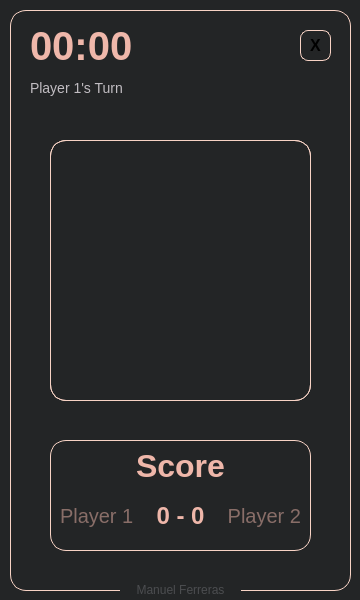
<?xml version="1.0" encoding="UTF-8"?>
<ui version="4.0">
 <class>game</class>
 <widget class="QWidget" name="game">
  <property name="geometry">
   <rect>
    <x>0</x>
    <y>0</y>
    <width>360</width>
    <height>600</height>
   </rect>
  </property>
  <property name="minimumSize">
   <size>
    <width>360</width>
    <height>600</height>
   </size>
  </property>
  <property name="maximumSize">
   <size>
    <width>360</width>
    <height>600</height>
   </size>
  </property>
  <property name="windowTitle">
   <string>Sudoku</string>
  </property>
  <property name="styleSheet">
   <string notr="true">background: rgb(35, 37, 38);</string>
  </property>
  <widget class="QFrame" name="frame">
   <property name="geometry">
    <rect>
     <x>10</x>
     <y>10</y>
     <width>341</width>
     <height>581</height>
    </rect>
   </property>
   <property name="styleSheet">
    <string notr="true">border: 1px solid rgb(248, 211, 197);
background: transparent;
border-radius: 16px;</string>
   </property>
   <property name="frameShape">
    <enum>QFrame::StyledPanel</enum>
   </property>
   <property name="frameShadow">
    <enum>QFrame::Raised</enum>
   </property>
   <widget class="QLabel" name="turnLabel">
    <property name="geometry">
     <rect>
      <x>20</x>
      <y>70</y>
      <width>351</width>
      <height>16</height>
     </rect>
    </property>
    <property name="styleSheet">
     <string notr="true">font-size: 14px;
background: transparent;
border: none;
color: rgb(193, 189, 194);</string>
    </property>
    <property name="text">
     <string>Player 1's Turn</string>
    </property>
   </widget>
   <widget class="QLabel" name="timeLabel">
    <property name="geometry">
     <rect>
      <x>20</x>
      <y>20</y>
      <width>361</width>
      <height>31</height>
     </rect>
    </property>
    <property name="styleSheet">
     <string notr="true">font-size: 40px;
font-weight: bold;
color: rgb(239, 183, 170);
background: transparent;
border: none;</string>
    </property>
    <property name="text">
     <string>00:00</string>
    </property>
   </widget>
   <widget class="QFrame" name="board">
    <property name="geometry">
     <rect>
      <x>40</x>
      <y>130</y>
      <width>261</width>
      <height>261</height>
     </rect>
    </property>
    <property name="styleSheet">
     <string notr="true"/>
    </property>
    <property name="frameShape">
     <enum>QFrame::StyledPanel</enum>
    </property>
    <property name="frameShadow">
     <enum>QFrame::Raised</enum>
    </property>
    <widget class="QWidget" name="gridLayoutWidget">
     <property name="geometry">
      <rect>
       <x>0</x>
       <y>0</y>
       <width>261</width>
       <height>261</height>
      </rect>
     </property>
     <layout class="QGridLayout" name="boardTiles">
      <property name="spacing">
       <number>0</number>
      </property>
     </layout>
    </widget>
   </widget>
   <widget class="QFrame" name="board_2">
    <property name="geometry">
     <rect>
      <x>40</x>
      <y>430</y>
      <width>261</width>
      <height>111</height>
     </rect>
    </property>
    <property name="styleSheet">
     <string notr="true"/>
    </property>
    <property name="frameShape">
     <enum>QFrame::StyledPanel</enum>
    </property>
    <property name="frameShadow">
     <enum>QFrame::Raised</enum>
    </property>
    <widget class="QLabel" name="scoreTitle">
     <property name="geometry">
      <rect>
       <x>-50</x>
       <y>10</y>
       <width>361</width>
       <height>31</height>
      </rect>
     </property>
     <property name="styleSheet">
      <string notr="true">font-size: 32px;
font-weight: bold;
color: rgb(239, 183, 170);
background: transparent;
border: none;</string>
     </property>
     <property name="text">
      <string>Score</string>
     </property>
     <property name="alignment">
      <set>Qt::AlignCenter</set>
     </property>
    </widget>
    <widget class="QLabel" name="playerOneName">
     <property name="geometry">
      <rect>
       <x>10</x>
       <y>60</y>
       <width>111</width>
       <height>31</height>
      </rect>
     </property>
     <property name="styleSheet">
      <string notr="true">font-size: 20px;
color: rgba(239, 183, 170, 0.5);
background: transparent;
border: none;</string>
     </property>
     <property name="text">
      <string>Player 1</string>
     </property>
    </widget>
    <widget class="QLabel" name="playerTwoName">
     <property name="geometry">
      <rect>
       <x>140</x>
       <y>60</y>
       <width>111</width>
       <height>31</height>
      </rect>
     </property>
     <property name="styleSheet">
      <string notr="true">font-size: 20px;
color: rgba(239, 183, 170, 0.5);
background: transparent;
border: none;</string>
     </property>
     <property name="text">
      <string>Player 2</string>
     </property>
     <property name="alignment">
      <set>Qt::AlignRight|Qt::AlignTrailing|Qt::AlignVCenter</set>
     </property>
    </widget>
    <widget class="QLabel" name="scoreLE">
     <property name="geometry">
      <rect>
       <x>-50</x>
       <y>60</y>
       <width>361</width>
       <height>31</height>
      </rect>
     </property>
     <property name="styleSheet">
      <string notr="true">font-size: 24px;
font-weight: bold;
color: rgb(239, 183, 170);
background: transparent;
border: none;</string>
     </property>
     <property name="text">
      <string>0 - 0</string>
     </property>
     <property name="alignment">
      <set>Qt::AlignCenter</set>
     </property>
    </widget>
   </widget>
   <widget class="QPushButton" name="closeButton">
    <property name="geometry">
     <rect>
      <x>290</x>
      <y>20</y>
      <width>31</width>
      <height>31</height>
     </rect>
    </property>
    <property name="cursor">
     <cursorShape>PointingHandCursor</cursorShape>
    </property>
    <property name="styleSheet">
     <string notr="true">QPushButton {
	font-size: 16px;
	font-weight: bold;
	border-radius: 8px;
}

QPushButton::hover {
	background: rgb(248, 211, 197);
	color: #252525;
}</string>
    </property>
    <property name="text">
     <string>X</string>
    </property>
   </widget>
  </widget>
  <widget class="QLabel" name="copyrightLabel">
   <property name="geometry">
    <rect>
     <x>120</x>
     <y>580</y>
     <width>121</width>
     <height>20</height>
    </rect>
   </property>
   <property name="styleSheet">
    <string notr="true">color: rgba(236, 237, 243, 0.2);
border: none;
background: rgb(35, 37, 38);</string>
   </property>
   <property name="text">
    <string>Manuel Ferreras</string>
   </property>
   <property name="alignment">
    <set>Qt::AlignCenter</set>
   </property>
  </widget>
 </widget>
 <resources/>
 <connections/>
</ui>
